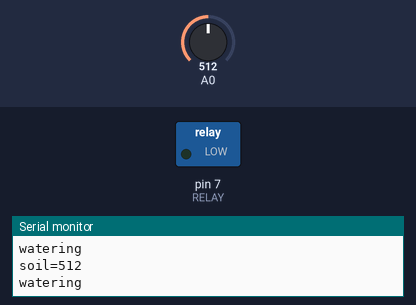
This sketch was run on a simulated Arduino Uno, built with avr-gcc and run on an emulated ATmega328P. On the bench: switched loads named in the sketch (green lamp = pin HIGH), the last lines printed to the serial monitor. Inputs (shaded band) come from the test bench; at power-on: A0 = 512.

Above: at 5.8 s.
5.9 s: A0 set to 306
At 8.7 s:
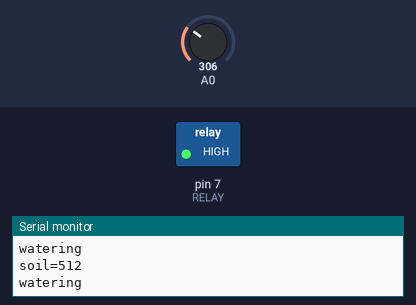
11.9 s: A0 set to 444
17.9 s: A0 set to 464
At 18.7 s:
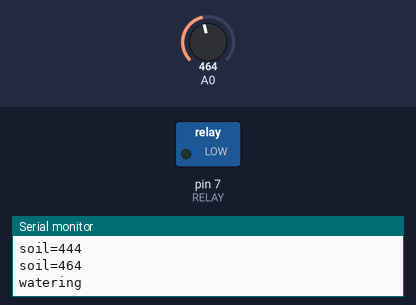
28.7 s: A0 set to 122
At 32.2 s:
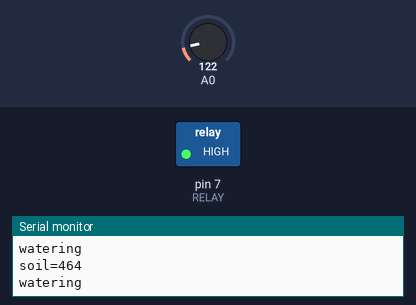
34.7 s: A0 set to 511
At 35.3 s:
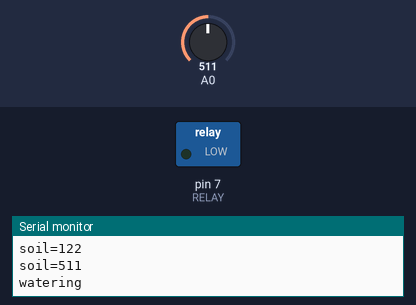
Timing chart, 0 to 46.5 s (numbered marks = the images above; inputs shaded):
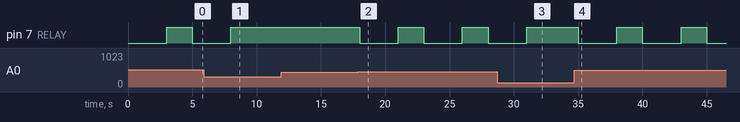

The sketch:

example.ino
```cpp
// Plant waterer: soil probe on A0, active-LOW relay module on D7 switching the pump.
// Wiring: probe VCC → 5V, GND → GND, AOUT → A0. Relay VCC → 5V, GND → GND, IN → D7,
// COM → 5V, NO → pump +. Pump − → GND. (A real build powers the pump from its own 5 V supply.)
const int RELAY = 7;
const int DRY = 450;  // analogRead above this = dry soil (calibrate: air ~590, water ~255)

void setup() {
  digitalWrite(RELAY, HIGH);  // relay off before the pin becomes an output (no click at boot)
  pinMode(RELAY, OUTPUT);
  Serial.begin(115200);
}

void loop() {
  int soil = analogRead(A0);
  Serial.print("soil=");
  Serial.println(soil);
  if (soil > DRY) {
    Serial.println("watering");
    digitalWrite(RELAY, LOW);   // pump on
    delay(3000);
    digitalWrite(RELAY, HIGH);  // pump off
  }
  delay(2000);
}
```

Measured:
- the behaviour switches between 450 and 451 on A0 (found by bisection; images 1 and 2)
- after the input at 5.9 s, pin 7 (RELAY): goes on until 8.0 s, then stays HIGH
- after the input at 17.9 s, pin 7 (RELAY): alternates HIGH for 2.0 s and LOW for 3.0 s, starting after 0.10 s
- after the input at 28.7 s, pin 7 (RELAY): goes on until 31.0 s, then stays HIGH
- after the input at 34.7 s, pin 7 (RELAY): alternates HIGH for 2.0 s and LOW for 3.0 s, starting after 0.30 s
